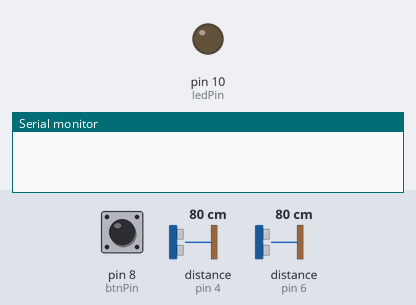
The sketch below on a simulated Arduino Uno, built with avr-gcc and run on an emulated ATmega328P. Parts: output pins drawn as LEDs (lit = HIGH), the last lines printed to the serial monitor. Wiring (inferred from the names in the program): 2 × ultrasonic range finder: trigger pin 5, echo pin 4 / trigger pin 7, echo pin 6. Inputs (shaded band) come from the test bench; at power-on: pin 8 (btnPin) LOW, distance to the obstacle (sensors on pin 4, pin 6) 80 cm. The echo pulse lasts 58.3 µs per cm; pins used as bus, display or sensor lines are not drawn.

Above: at 1.4 s.
1.5 s: pin 8 (btnPin) pulled HIGH for 0.75 s
At 2.3 s:
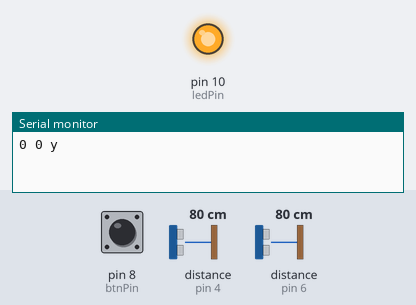
3.9 s: distance to the obstacle (sensor on pin 4) set to 17 cm
5.4 s: distance to the obstacle (sensor on pin 4) set to 13 cm
7.5 s: pin 8 (btnPin) pulled HIGH for 3.2 s
At 12.2 s:
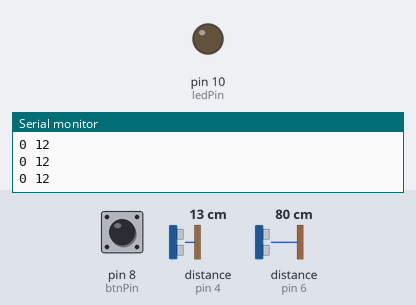
Timing chart, 0 to 13.4 s (numbered marks = the images above; inputs shaded):
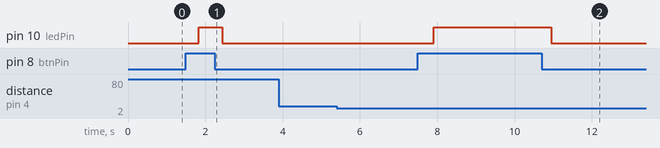

Measured:
- after the input at 1.5 s, pin 10 (ledPin): LOW → HIGH after 0.33 s, → LOW 0.61 s later
- after the input at 3.9 s, every drawn part: stays the same
- after the input at 7.5 s, pin 10 (ledPin): LOW → HIGH after 0.41 s, → LOW 3.0 s later

The sketch:

arduino-ooh-experience.ino
```cpp
const int triggerLeft = 7; //Trigger pin del sensor izq blanco
const int echoLeft = 6; //Echo pin del sensor izq azul

const int triggerRight = 5; //Trigger pin del sensor der amarillo
const int echoRight = 4;//Echo pin of 2nd del sensor der anaranjado

const int btnPin = 8;

const int ledPin= 10;

bool btnState = false;
bool isPressed = false;

long duration; //variable para la duración de la onda de sonido
int distance,distanceLeft, distanceRight; //variables para la medida de distancia
//distanceRight;


void setup() {

pinMode(triggerLeft, OUTPUT);
pinMode(echoLeft, INPUT);

pinMode(triggerRight, OUTPUT);
pinMode(echoRight, INPUT);

pinMode(btnPin, INPUT);
pinMode(ledPin, OUTPUT);
Serial.begin(9600);
/*
*/
}


//función para calcular la distancia
void getDistance(int trigger, int echo)
{
//limpia la condición de triggerLeft/Right
digitalWrite(trigger, LOW);
delayMicroseconds(2);
//el trigger está activo por 10 microsegundos
digitalWrite(trigger, HIGH);
delayMicroseconds(10);
digitalWrite(trigger, LOW);
//lee la duración del pin echo, devuelve la onda de sonido en microsegundos
duration = pulseIn(echo, HIGH);
//distancia de la onda de sonida dividida por 2(va y vuelve)
distance = duration*0.034/2;

if (distance > 30)
distance = 30;

}
void loop(){
  sendingData();
  /*
  if (Serial.available() > 0) {
    receivingData();
  } else {
    sendingData();
  }
  delay(10);*/
  delay(500);
}
void send(int left, int right, char play){
  Serial.print(left);
  Serial.print(' ');
   Serial.print(right);
  Serial.print(' ');
   Serial.print(play);
  Serial.print(' ');
  Serial.println();

}
void sendingData(){
btnState = digitalRead(btnPin);

if(btnState && !isPressed){
  send(0, 0, 'play');
  isPressed = true;
  digitalWrite(ledPin, HIGH);
}else if(!btnState && isPressed){
  isPressed = false;
  digitalWrite(ledPin, LOW);
}

 getDistance(triggerLeft,echoLeft);
 distanceLeft = distance;
  if ((distanceLeft > 1 && distanceLeft <15)){
//sendSerialMessage(distanceLeft);
//Serial.print("Distance range left: ");
send(distanceLeft, 0, ' ');
//Serial.print(distanceLeft);
//Serial.println(" cm");
}

 getDistance(triggerRight,echoRight);
 distanceRight = distance;
 if ((distanceRight > 1 && distanceRight <15)){
//sendSerialMessage(distanceRight);
//Serial.print("Distance range right: ");
send(0, distanceRight, ' ');

}

/*
if ((distanceLeft > 1 && distanceRight > 1) && (distanceLeft < 15 && distanceRight < 15)){ //detecta ambas manos
send(0, 0, 'play');
*/


//Serial.print("play");
//if ((distanceLeft > 40 && zz > 40) && (distanceLeft < 50 && distanceRight < 50)) //detecta ambas manos


delay (100);
}
/*
void receivingData() {

  char inByte = Serial.read();

  switch (inByte) {
    case 'Left':

     Serial.print('Left detected');
      break;
    case 'Right':
     Serial.print('Right detected');
      break;
  }
  Serial.flush();
}*/
/*

void loop() { //infinite loopy
getDistance(triggerLeft,echoLeft);

distanceLeft = distance; //toma la distancia del sensor izq

getDistance(triggerRight,echoRight);
distanceRight = distance;

Serial.print("distanceLeft = ");
Serial.println(distanceLeft);

//Serial.print("Right = ");
//Serial.println(distanceRight);

//modo play
if ((distanceLeft > 1 && distanceLeft <15)){
//if ((distanceLeft > 40 && distanceRight > 40) && (distanceLeft < 50 && distanceRight < 50)) //detecta ambas manos

Serial.print("Distance range: ");
Serial.print(distanceLeft);
Serial.println(" cm");
delay (500);
}

}
*/

//getDistance(triggerLeft,echoLeft);
//distanceLeft = distance;
/*
duration(triggeRight,echoRight);
distanceRight = distance;
*/

//Control Modes

//Lock Left - Control Mode
/*if (distanceLeft>=13 && distanceLeft<=17)

{

  delay(100); //tiempo sostenido
  getDistance(triggerLeft,echoLeft);

  distanceLeft = distance;

  if (distanceLeft>=13 && distanceLeft<=17){
    Serial.println("Left Locked");

    while(distanceLeft<=40){
      getDistance(triggerLeft,echoLeft);
      distanceLeft = distance;

      if (distanceLeft<10) //Hand pushed in
      {Serial.println ("a"); delay (300);}

      if (distanceLeft>20) //Hand pulled out
      {Serial.println ("abajo"); delay (300);}

    }
  }
}

//Lock Right - Control Mode
/*
if (distR>=13 && distR<=17)

{

  delay(100); //Hand Hold Time

  calculate_distance(trigger2,echo2);

  distR =dist;

  if (distR>=13 && distR<=17)

  {

    Serial.println("Right Locked");

    while(distR<=40)

    {

      calculate_distance(trigger2,echo2);

      distR =dist;

      if (distR<10) //Right hand pushed in

      {Serial.println ("Rewind"); delay (300);}

      if (distR>20) //Right hand pulled out

      {Serial.println ("Forward"); delay (300);}

  }

}

delay(2000);

}
}*/
```
